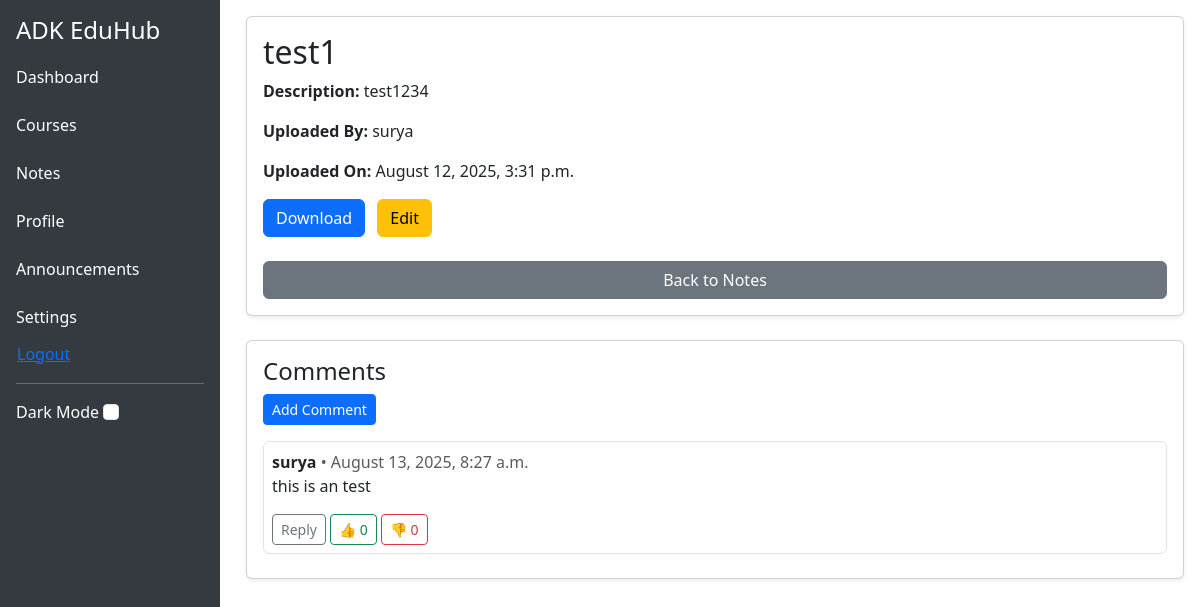
Screenshot of /notes/1/ (signed in) with the database file from the repository.
### notes/models.py (models this page shows, shortened)
class Note(models.Model):
    title = models.CharField(max_length=255)
    description = models.TextField(blank=True, null=True)
    file = models.FileField(upload_to='notes/')
    uploaded_by = models.ForeignKey(settings.AUTH_USER_MODEL, on_delete=models.CASCADE)
    uploaded_at = models.DateTimeField(auto_now_add=True)

class NoteComment(models.Model):
    note = models.ForeignKey(Note, on_delete=models.CASCADE, related_name='comments')
    user = models.ForeignKey(settings.AUTH_USER_MODEL, on_delete=models.CASCADE)
    parent = models.ForeignKey('self', null=True, blank=True, on_delete=models.CASCADE, related_name='replies')
    content = models.TextField()
    created_at = models.DateTimeField(auto_now_add=True)
    likes = models.ManyToManyField(settings.AUTH_USER_MODEL, related_name='comment_likes', blank=True)
    dislikes = models.ManyToManyField(settings.AUTH_USER_MODEL, related_name='comment_dislikes', blank=True)

### core/models.py (models this page shows, shortened)
class CustomUser(AbstractUser):
    ROLE_CHOICES = (
        ('admin', 'Admin'),
        ('teacher', 'Teacher'),
        ('student', 'Student'),
    )
    role = models.CharField(max_length=10, choices=ROLE_CHOICES)

### notes/views.py (the view)
# urls.py: path('<int:pk>/', views.note_detail, name='note_detail'),
@login_required
def note_detail(request, pk):
    note = get_object_or_404(Note, pk=pk)
    comments = note.comments.filter(parent__isnull=True).order_by('-created_at')  # top-level comments
    if request.method == 'POST':
        form = NoteCommentForm(request.POST)
        if form.is_valid():
            comment = form.save(commit=False)
            comment.user = request.user
            comment.note = note
            comment.save()
            messages.success(request, "Comment added!")
            return redirect('notes:note_detail', pk=note.pk)
    else:
        form = NoteCommentForm()
    return render(request, 'notes/note_detail.html', {
        'note': note,
        'comments': comments,
        'form': form
    })

### notes/forms.py
class NoteCommentForm(forms.ModelForm):
    class Meta:
        model = NoteComment
        fields = ['content']

### notes/templates/notes/note_detail.html (shortened to what this page needs)
{% extends 'core/base.html' %}
{% block content %}
<div class="card p-3 shadow-sm mb-4">
    <h2>{{ note.title }}</h2>
    <p><strong>Description:</strong> {{ note.description|default:"No description provided" }}</p>
    <p><strong>Uploaded By:</strong> {{ note.uploaded_by.get_full_name|default:note.uploaded_by.username }}</p>
    <p><strong>Uploaded On:</strong> {{ note.uploaded_at|date:"F j, Y, g:i a" }}</p>
    <p>
        <a href="{{ note.file.url }}" class="btn btn-primary" download>Download</a>
        {% if user.role|lower == "admin" %}
            <a href="{% url 'notes:note_edit' note.pk %}" class="btn btn-warning ms-2">Edit</a>
            <a href="{% url 'notes:note_delete' note.pk %}" class="btn btn-danger ms-1">Delete</a>
        {% elif user.role|lower == "teacher" %}
            <a href="{% url 'notes:note_edit' note.pk %}" class="btn btn-warning ms-2">Edit</a>
        {% endif %}
    </p>
    <a href="{% url 'notes:note_list' %}" class="btn btn-secondary mt-2">Back to Notes</a>
</div>
<div class="card p-3 shadow-sm">
    <h4>Comments</h4>
    {% if user.is_authenticated %}
    <form method="post" id="comment-form" class="mb-3">
        <button type="submit" class="btn btn-primary btn-sm">Add Comment</button>
    </form>
    {% else %}
    <p class="text-muted">Please <a href="{% url 'login' %}">login</a> to comment.</p>
    {% endif %}
    <div class="comments-list">
        {% for comment in comments %}
            <div class="border p-2 mb-2 rounded comment-item" id="comment-{{ comment.pk }}">
                <strong>{{ comment.user.get_full_name|default:comment.user.username }}</strong>
                <span class="text-muted">• {{ comment.created_at|date:"F j, Y, g:i a" }}</span>
                <p>{{ comment.content }}</p>
                {% if user.is_authenticated %}
                    <button class="btn btn-sm btn-outline-secondary reply-btn" data-id="{{ comment.pk }}">Reply</button>
                {% endif %}
                <button class="btn btn-sm btn-outline-success like-btn" data-id="{{ comment.pk }}">
                    👍 <span class="like-count">{{ comment.likes.count }}</span>
                </button>
                <button class="btn btn-sm btn-outline-danger dislike-btn" data-id="{{ comment.pk }}">
                    👎 <span class="dislike-count">{{ comment.dislikes.count }}</span>
                </button>
            </div>
        {% empty %}
            <p class="text-muted">No comments yet.</p>
        {% endfor %}
    </div>
</div>
{% endblock %}

### rows the page displays
Note: title "test1", description "test1234", uploaded_by.get_full_name "surya", uploaded_at "August 12, 2025, 3:31 p.m."
NoteComment: user.get_full_name "surya", created_at "August 13, 2025, 8:27 a.m.", content "this is an test", likes.count "0", dislikes.count "0"
